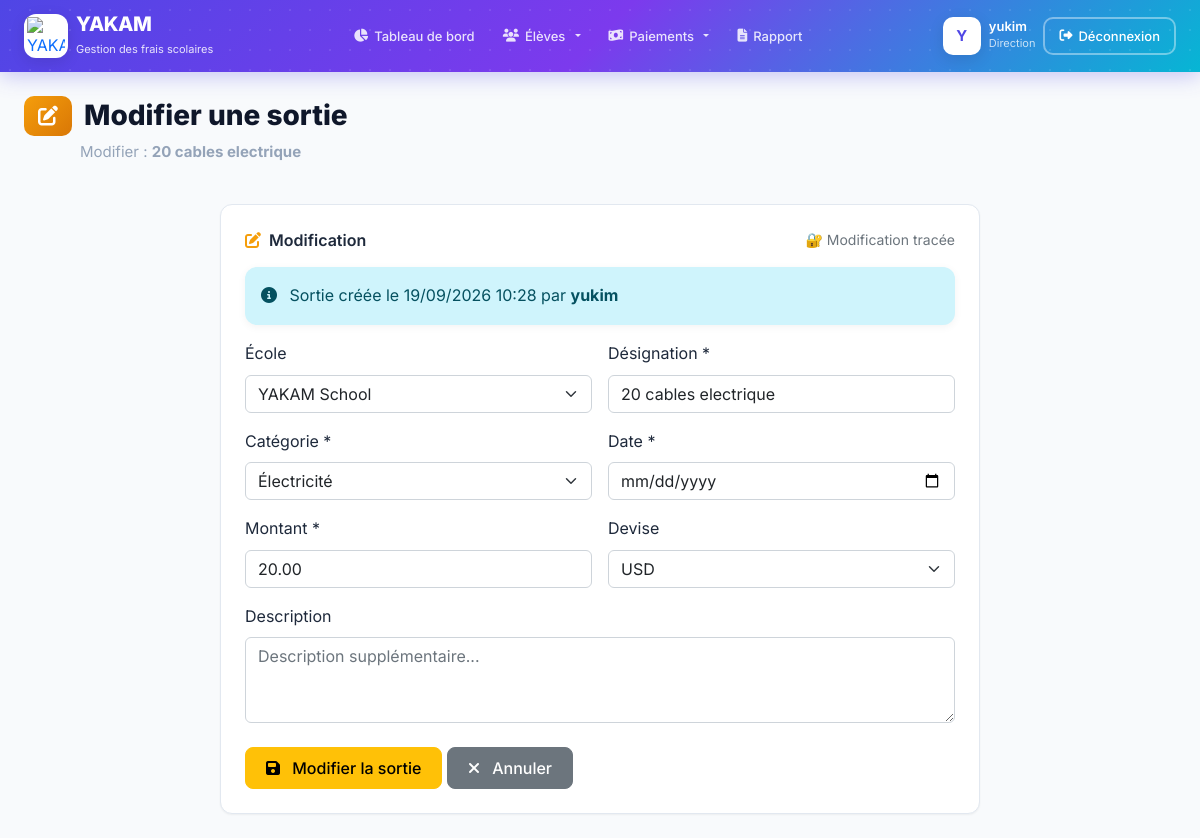
The app's page /sorties/modifier/1/ (signed in) with its own data.
### gestion/models.py (models this page shows, shortened)
class Sortie(models.Model):
    CATEGORIES = [
        ('FOURNITURES', 'Achat fournitures'),
        ('ELECTRICITE', 'Électricité'),
        ('EAU', 'Eau'),
        ('LOYER', 'Loyer'),
        ('SALAIRES', 'Salaires'),
        ('REPARATION', 'Réparation'),
        ('TRANSPORT', 'Transport'),
        ('FRAIS_ADMIN', 'Frais administratifs'),
        ('AUTRE', 'Autre'),
    ]
    STATUT_CHOICES = [
        ('VALIDE', '✅ Valide'),
        ('ANNULE', '⛔ Annulé'),
    ]
    ecole = models.ForeignKey(
        'Ecole',
        on_delete=models.CASCADE,
        related_name='sorties',
        null=True,
        blank=True
    )
    designation = models.CharField(max_length=200)
    categorie = models.CharField(max_length=20, choices=CATEGORIES, default='AUTRE')
    montant = models.DecimalField(max_digits=10, decimal_places=2)
    type_montant = models.CharField(
        max_length=3,
        choices=[('FC', 'FC'), ('USD', 'USD')],
        default='USD'
    )
    date_sortie = models.DateField(default=datetime.now)
    description = models.TextField(blank=True, null=True)
    statut = models.CharField(max_length=10, choices=STATUT_CHOICES, default='VALIDE')
    created_by = models.ForeignKey(
        User,
        on_delete=models.SET_NULL,
        null=True,
        blank=True,
        related_name='sorties_creees'
    )
    created_at = models.DateTimeField(auto_now_add=True)
    modified_by = models.ForeignKey(
        User,
        on_delete=models.SET_NULL,
        null=True,
        blank=True,
        related_name='sorties_modifiees'
    )
    modified_at = models.DateTimeField(auto_now=True)
    annule_by = models.ForeignKey(
        User,
        on_delete=models.SET_NULL,
        null=True,
        blank=True,
        related_name='sorties_annulees'
    )
    annule_at = models.DateTimeField(null=True, blank=True)
    raison_annulation = models.TextField(blank=True, null=True)
    class Meta:
        verbose_name = "Sortie"
        verbose_name_plural = "Sorties"
        ordering = ['-date_sortie', '-created_at']

### gestion/views.py (the view)
# urls.py: path('sorties/modifier/<int:sortie_id>/', views.modifier_sortie, name='modifier_sortie'),
@login_required
def modifier_sortie(request, sortie_id):
    sortie = get_object_or_404(Sortie, id=sortie_id)
    if request.method == 'POST':
        form = SortieForm(request.POST, instance=sortie)
        if form.is_valid():
            sortie_modifiee = form.save(commit=False)
            sortie_modifiee.modified_by = request.user
            sortie_modifiee.save()
            messages.success(request, f"✅ Sortie modifiée avec succès !")
            return redirect('gestion:historique_sorties')
        else:
            messages.error(request, "❌ Veuillez corriger les erreurs ci-dessous.")
    else:
        form = SortieForm(instance=sortie)
    return render(request, 'gestion/modifier_sortie.html', {
        'form': form,
        'sortie': sortie,
    })

### gestion/models.py (called while the page is built)
    def __str__(self):
        return self.nom

### gestion/templates/gestion/modifier_sortie.html (shortened to what this page needs)
{% extends 'gestion/base.html' %}
{% load static %}
{% block content %}
<div class="row mb-4">
    <div class="col">
        <h2 style="font-size: 28px; font-weight: 800; color: #0f172a; margin: 0; display: flex; align-items: center; gap: 12px;">
            <span style="background: linear-gradient(135deg, #F59E0B, #D97706); color: white; padding: 8px 14px; border-radius: 10px; font-size: 20px;">
                <i class="fas fa-edit"></i>
            </span>
            Modifier une sortie
        </h2>
        <p style="color: #94a3b8; font-size: 15px; margin-top: 4px; margin-left: 56px;">
            Modifier : <strong>{{ sortie.designation }}</strong>
        </p>
    </div>
</div>
<div class="row">
    <div class="col-md-8 mx-auto">
        <div class="dashboard-card">
            <div class="card-header">
                <h5><i class="fas fa-edit me-2" style="color: #F59E0B;"></i>Modification</h5>
                <small class="text-muted">🔐 Modification tracée</small>
            </div>
            <div class="card-body">
                <div class="alert alert-info">
                    <i class="fas fa-info-circle me-2"></i>
                    Sortie créée le {{ sortie.created_at|date:"d/m/Y H:i" }} par <strong>{{ sortie.created_by|default:"-" }}</strong>
                </div>
                <form method="post">
                    <div class="row g-3">
                        <div class="col-md-6">
                            <label for="{{ form.ecole.id_for_label }}" class="form-label">École</label>
                            {{ form.ecole }}
                        </div>
                        <div class="col-md-6">
                            <label for="{{ form.designation.id_for_label }}" class="form-label">Désignation *</label>
                            {{ form.designation }}
                        </div>
                        <div class="col-md-6">
                            <label for="{{ form.categorie.id_for_label }}" class="form-label">Catégorie *</label>
                            {{ form.categorie }}
                        </div>
                        <div class="col-md-6">
                            <label for="{{ form.date_sortie.id_for_label }}" class="form-label">Date *</label>
                            {{ form.date_sortie }}
                        </div>
                        <div class="col-md-6">
                            <label for="{{ form.montant.id_for_label }}" class="form-label">Montant *</label>
                            {{ form.montant }}
                        </div>
                        <div class="col-md-6">
                            <label for="{{ form.type_montant.id_for_label }}" class="form-label">Devise</label>
                            {{ form.type_montant }}
                        </div>
                        <div class="col-12">
                            <label for="{{ form.description.id_for_label }}" class="form-label">Description</label>
                            {{ form.description }}
                        </div>
                        <div class="col-12 mt-4">
                            <button type="submit" class="btn btn-warning">
                                <i class="fas fa-save me-2"></i> Modifier la sortie
                            </button>
                            <a href="{% url 'gestion:historique_sorties' %}" class="btn btn-secondary">
                                <i class="fas fa-times me-2"></i> Annuler
                            </a>
                        </div>
                    </div>
                </form>
            </div>
        </div>
    </div>
</div>
{% endblock %}

### gestion/templates/gestion/base.html (shortened to what this page needs)
{% load static %}
<!DOCTYPE html>
<html lang="fr">
<head>
    <link href="https://cdn.jsdelivr.net/npm/bootstrap@5.2.3/dist/css/bootstrap.min.css" rel="stylesheet">
    <link href="https://cdnjs.cloudflare.com/ajax/libs/font-awesome/6.4.0/css/all.min.css" rel="stylesheet">
    <link rel="stylesheet" href="{% static 'css/style.css' %}">
</head>
<body>
    {% if user.is_authenticated %}
    <header class="yakam-header">
        <div class="yakam-header-bg"></div>
        <div class="container-fluid">
            <div class="d-flex align-items-center gap-2">
                <a href="{% url 'gestion:dashboard' %}" class="yakam-logo">
                    <img src="{% static 'images/pc5.logo' %}" alt="YAKAM">
                </a>
                <div>
                    <a href="{% url 'gestion:dashboard' %}" class="yakam-brand">YAKAM</a>
                    <p class="yakam-subtitle d-none d-md-block">Gestion des frais scolaires</p>
                </div>
            </div>
            <nav class="yakam-nav">
                <a class="yakam-nav-link {% if request.resolver_match.url_name == 'dashboard' %}active{% endif %}"
                   href="{% url 'gestion:dashboard' %}">
                    <i class="fas fa-chart-pie"></i> <span>Tableau de bord</span>
                </a>
                <div class="dropdown">
                    <a class="yakam-nav-link dropdown-toggle" href="#" role="button" data-bs-toggle="dropdown" data-bs-auto-close="true">
                        <i class="fas fa-users"></i> <span>Élèves</span>
                    </a>
                </div>
                <div class="dropdown">
                    <a class="yakam-nav-link dropdown-toggle" href="#" role="button" data-bs-toggle="dropdown" data-bs-auto-close="true">
                        <i class="fas fa-money-bill-wave"></i> <span>Paiements</span>
                    </a>
                </div>
                <a class="yakam-nav-link {% if request.resolver_match.url_name == 'rapport' %}active{% endif %}"
                   href="{% url 'gestion:rapport' %}">
                    <i class="fas fa-file-alt"></i> <span>Rapport</span>
                </a>
            </nav>
            <div class="d-flex align-items-center gap-2">
                <div class="yakam-avatar">
                    {{ user.username|slice:":1"|upper }}
                </div>
                <div class="d-none d-md-block">
                    <div class="yakam-user-info">{{ user.username }}</div>
                    <div class="yakam-user-role">Direction</div>
                </div>
                <a href="{% url 'gestion:logout' %}" class="btn-logout">
                    <i class="fas fa-sign-out-alt"></i> <span class="d-none d-lg-inline">Déconnexion</span>
                </a>
            </div>
        </div>
    </header>
    {% endif %}
    <div class="main-wrapper">
        <main class="main-content">
            {% block content %}{% endblock %}
        </main>
    </div>
</body>
</html>

### static/css/style.css (style rules this page uses)
:root { --primary: #4F46E5; --primary-light: #818CF8; --primary-dark: #3730A3; --secondary: #0EA5E9; --success: #10B981; --warning: #F59E0B; --danger: #EF4444; --gray-50: #F8FAFC; --gray-100: #F1F5F9; --gray-200: #E2E8F0; --gray-300: #CBD5E1; --gray-400: #94A3B8; --gray-500: #64748B; --gray-600: #475569; --gray-700: #334155; --gray-800: #1E293B; --gray-900: #0F172A; --shadow-sm: 0 1px 2px rgba(0,0,0,0.05); --shadow: 0 4px 6px -1px rgba(0,0,0,0.1); --shadow-lg: 0 10px 15px -3px rgba(0,0,0,0.1); --shadow-xl: 0 20px 25px -5px rgba(0,0,0,0.1); --radius: 12px; --radius-sm: 8px; }
* { margin: 0; padding: 0; box-sizing: border-box; }
body { font-family: 'Inter', -apple-system, BlinkMacSystemFont, sans-serif; background: var(--gray-50); color: var(--gray-800); line-height: 1.6; }
.dashboard-card { background: white; border-radius: var(--radius); padding: 24px; box-shadow: var(--shadow-sm); border: 1px solid var(--gray-200); }
.dashboard-card .card-header { display: flex; justify-content: space-between; align-items: center; margin-bottom: 16px; }
.dashboard-card .card-header h5 { font-size: 16px; font-weight: 600; margin: 0; }
.btn { border-radius: var(--radius-sm); font-weight: 500; padding: 8px 20px; transition: all 0.2s; }

### gestion/templates/gestion/base.html (style rules this page uses)
* { box-sizing: border-box; }
html, body { margin: 0; padding: 0; background: #f8fafc; font-family: 'Inter', sans-serif; }
.yakam-header { position: fixed; top: 0; left: 0; right: 0; z-index: 1030; background: linear-gradient(135deg, #4F46E5 0%, #7C3AED 50%, #06b6d4 100%); padding: 12px 24px; box-shadow: 0 4px 20px rgba(79, 70, 229, 0.3); height: 72px; overflow: visible !important; }
.yakam-header-bg { position: absolute; top: 0; left: 0; right: 0; bottom: 0; opacity: 0.1; background-image: radial-gradient(circle, white 1px, transparent 1px); background-size: 20px 20px; pointer-events: none; overflow: hidden; border-radius: 0; z-index: 0; }
.yakam-header .container-fluid { position: relative; z-index: 1; height: 100%; display: flex; align-items: center; justify-content: space-between; gap: 16px; padding: 0; }
.yakam-logo { background: white; width: 44px; height: 44px; min-width: 44px; border-radius: 12px; display: flex; align-items: center; justify-content: center; box-shadow: 0 4px 15px rgba(0,0,0,0.1); transition: transform 0.3s ease; text-decoration: none; padding: 3px; overflow: hidden; }
.yakam-logo img { width: 100%; height: 100%; object-fit: contain; }
.yakam-brand { color: white; font-weight: 800; font-size: 20px; letter-spacing: -0.5px; text-decoration: none; line-height: 1; }
.yakam-subtitle { color: rgba(255,255,255,0.85); font-size: 11px; margin: 2px 0 0 0; }
.yakam-nav { display: flex; align-items: center; gap: 4px; }
.yakam-nav-link { color: rgba(255,255,255,0.85) !important; text-decoration: none; padding: 8px 16px; border-radius: 10px; font-weight: 500; font-size: 14px; transition: all 0.2s ease; display: inline-flex; align-items: center; gap: 6px; white-space: nowrap; cursor: pointer; border: none; background: transparent; }
.dropdown { position: relative; }
.yakam-avatar { background: white; width: 38px; height: 38px; min-width: 38px; border-radius: 10px; display: flex; align-items: center; justify-content: center; font-weight: 700; font-size: 15px; color: #4F46E5; box-shadow: 0 4px 15px rgba(0,0,0,0.1); }
.yakam-user-info { color: white; font-weight: 600; font-size: 13px; line-height: 1.2; }
.yakam-user-role { color: rgba(255,255,255,0.75); font-size: 11px; }
.btn-logout { color: white; text-decoration: none; padding: 7px 14px; border-radius: 10px; font-weight: 500; font-size: 13px; border: 2px solid rgba(255,255,255,0.4); transition: all 0.2s ease; display: inline-flex; align-items: center; gap: 6px; white-space: nowrap; }
.main-wrapper { padding-top: 72px; min-height: 100vh; }
.main-content { padding: 24px; }
.alert { border-radius: 12px; border: none; box-shadow: 0 2px 8px rgba(0,0,0,0.05); }
@media (max-width: 1200px) { .yakam-nav-link { padding: 8px 12px; font-size: 13px; } }

### records on screen
Sortie: designation "20 cables electrique", created_at "19/09/2026 10:28", created_by "yukim", ecole "YAKAM School", categorie "Électricité", montant "20.00", type_montant "USD"

### other values on screen
{{ user.username|slice:":1"|upper }} "Y"
{{ user.username }} "yukim"
